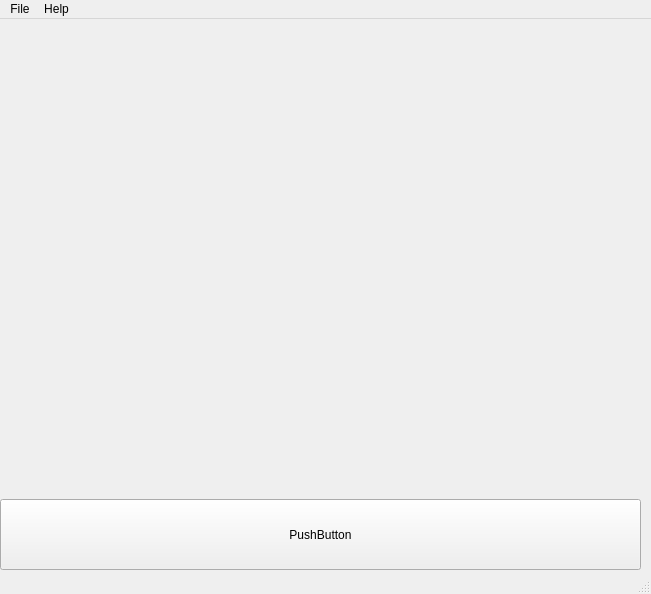
<?xml version="1.0" encoding="UTF-8"?>
<ui version="4.0">
 <class>MainWindow</class>
 <widget class="QMainWindow" name="MainWindow">
  <property name="geometry">
   <rect>
    <x>0</x>
    <y>0</y>
    <width>651</width>
    <height>594</height>
   </rect>
  </property>
  <property name="windowTitle">
   <string>MainWindow</string>
  </property>
  <widget class="QWidget" name="centralwidget">
   <widget class="QPushButton" name="pushButton">
    <property name="geometry">
     <rect>
      <x>0</x>
      <y>480</y>
      <width>641</width>
      <height>71</height>
     </rect>
    </property>
    <property name="text">
     <string>PushButton</string>
    </property>
   </widget>
   <widget class="QWidget" name="renderer" native="true">
    <property name="enabled">
     <bool>false</bool>
    </property>
    <property name="geometry">
     <rect>
      <x>10</x>
      <y>0</y>
      <width>631</width>
      <height>481</height>
     </rect>
    </property>
    <property name="cursor">
     <cursorShape>OpenHandCursor</cursorShape>
    </property>
   </widget>
  </widget>
  <widget class="QMenuBar" name="menubar">
   <property name="geometry">
    <rect>
     <x>0</x>
     <y>0</y>
     <width>651</width>
     <height>18</height>
    </rect>
   </property>
   <widget class="QMenu" name="menuFile">
    <property name="title">
     <string>File</string>
    </property>
    <addaction name="actionOpen"/>
    <addaction name="actionSave"/>
    <addaction name="separator"/>
    <addaction name="actionQuit"/>
   </widget>
   <widget class="QMenu" name="menuHelp">
    <property name="title">
     <string>Help</string>
    </property>
   </widget>
   <addaction name="menuFile"/>
   <addaction name="menuHelp"/>
  </widget>
  <widget class="QStatusBar" name="statusbar"/>
  <action name="actionOpen">
   <property name="text">
    <string>Open</string>
   </property>
  </action>
  <action name="actionSave">
   <property name="text">
    <string>Save</string>
   </property>
  </action>
  <action name="actionQuit">
   <property name="text">
    <string>Quit</string>
   </property>
  </action>
 </widget>
 <resources/>
 <connections/>
</ui>
